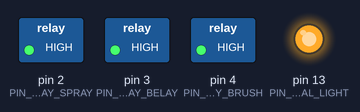
Recording of a program running on a simulated Arduino Nano, built with avr-gcc and run on an emulated ATmega328P. On the bench: switched loads named in the program (green lamp = pin HIGH), output pins drawn as LEDs (lit = HIGH).

Above: at 0.5 s.
At 2.0 s:
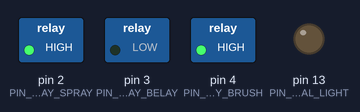
Timing chart, 0 to 3.5 s (numbered marks = the images above):
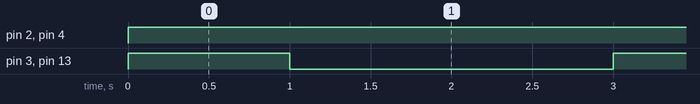

Measured:
- by itself, pin 2 (PIN_RELAY_SPRAY), pin 4 (PIN_RELAY_BRUSH): LOW → HIGH at 0.00 s
- by itself, pin 3 (PIN_RELAY_BELAY), pin 13 (PIN_SIGNAL_LIGHT): alternates HIGH for 1.0 s and LOW for 2.0 s

The program:

main.cpp
```cpp
#include <Arduino.h>

#define PIN_RELAY_SPRAY   2 // spray
#define PIN_RELAY_BELAY   3 //disconnect
#define PIN_RELAY_BRUSH   4 // brush
#define PIN_SIGNAL_LIGHT  LED_BUILTIN

void setup() {
  pinMode(PIN_RELAY_BELAY,  OUTPUT);
  pinMode(PIN_RELAY_BRUSH,  OUTPUT);
  pinMode(PIN_RELAY_SPRAY,  OUTPUT);
  pinMode(PIN_SIGNAL_LIGHT, OUTPUT);

  digitalWrite(PIN_RELAY_BELAY,  LOW);
  digitalWrite(PIN_RELAY_BRUSH,  LOW);
  digitalWrite(PIN_RELAY_SPRAY,  LOW);
  digitalWrite(PIN_SIGNAL_LIGHT, LOW);
}

void loop() {
  digitalWrite(PIN_RELAY_BELAY,  HIGH);
  digitalWrite(PIN_RELAY_BRUSH,  HIGH);
  digitalWrite(PIN_RELAY_SPRAY,  HIGH);
  digitalWrite(PIN_SIGNAL_LIGHT, HIGH);
  delay(1000);

  digitalWrite(PIN_RELAY_BELAY,  LOW);
  //digitalWrite(PIN_RELAY_BRUSH,  LOW);
  //digitalWrite(PIN_RELAY_SPRAY,  LOW);.
  digitalWrite(PIN_SIGNAL_LIGHT, LOW);
  delay(2000);
}
```
